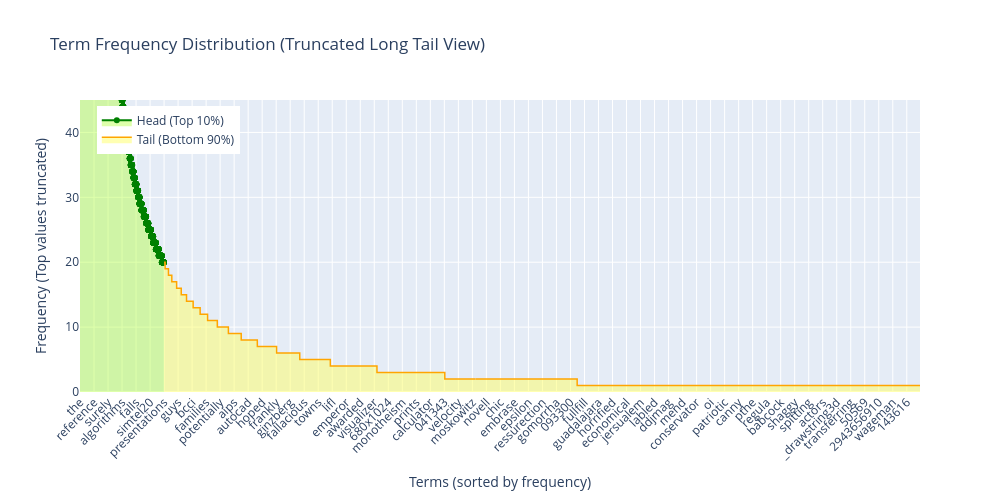

Notebook source saved alongside this figure:
### Markdown cell above
### >>> **Exercise 14 (take home):** 
Additionally, you can attempt to sort the terms on the `x-axis` by frequency instead of in alphabetical order. This way the visualization is more meaninfgul and you will be able to observe the so called [long tail](https://en.wikipedia.org/wiki/Long_tail) (get familiar with this term since it will appear a lot in data mining and other statistics courses). see picture below

![alt txt](https://upload.wikimedia.org/wikipedia/commons/thumb/8/8a/Long_tail.svg/1000px-Long_tail.svg.png)

### Code cell
# EX14: Term frequency distribution with truncated y-axis
import numpy as np
import pandas as pd
import plotly.graph_objects as go

# 排序
sorted_idx = np.argsort(term_frequencies)[::-1]
terms_sorted = count_vect.get_feature_names_out()[sorted_idx]
freqs_sorted = term_frequencies[sorted_idx]

# DataFrame
term_freq_df = pd.DataFrame({
    "term": terms_sorted,
    "frequency": freqs_sorted
}).sort_values(by="frequency", ascending=False).reset_index(drop=True)

# 定義 head/tail 分界
split_point = int(len(term_freq_df) * 0.1)

# 計算 y 軸顯示上限 (例如第 95 百分位數)
y_max = np.percentile(term_freq_df["frequency"], 95)

# 繪圖
fig = go.Figure()

fig.add_trace(go.Scatter(
    x=term_freq_df["term"][:split_point],
    y=term_freq_df["frequency"][:split_point],
    mode='lines+markers',
    fill='tozeroy',
    fillcolor='rgba(173, 255, 47, 0.4)',
    line=dict(color='green', width=2),
    name='Head (Top 10%)'
))

fig.add_trace(go.Scatter(
    x=term_freq_df["term"][split_point:],
    y=term_freq_df["frequency"][split_point:],
    mode='lines',
    fill='tozeroy',
    fillcolor='rgba(255, 255, 102, 0.5)',
    line=dict(color='orange', width=1.5),
    name='Tail (Bottom 90%)'
))

# 限制 y 軸高度
fig.update_layout(
    title="Term Frequency Distribution (Truncated Long Tail View)",
    xaxis_title="Terms (sorted by frequency)",
    yaxis_title="Frequency (Top values truncated)",
    xaxis_tickangle=-45,
    width=1000,
    height=500,
    yaxis_range=[0, y_max],  # ← 關鍵
    legend=dict(x=0.02, y=0.98)
)

fig.show()

### Figure 1 — Plotly figure (JSON) as saved in the notebook; plotly's stock layout.template omitted (floating-point values rounded to 4 significant figures; data arrays with more than 128 entries replaced by an {"elided": "..."} marker saying what was removed)
{"data": [{"fill": "tozeroy", "fillcolor": "rgba(173, 255, 47, 0.4)", "line": {"color": "green", "width": 2}, "mode": "lines+markers", "name": "Head (Top 10%)", "type": "scatter", "x": {"elided": "3578 str values"}, "y": {"elided": "3578 int values"}}, {"fill": "tozeroy", "fillcolor": "rgba(255, 255, 102, 0.5)", "line": {"color": "orange", "width": 1.5}, "mode": "lines", "name": "Tail (Bottom 90%)", "type": "scatter", "x": {"elided": "32210 str values"}, "y": {"elided": "32210 int values"}}], "layout": {"height": 500, "legend": {"x": 0.02, "y": 0.98}, "title": {"text": "Term Frequency Distribution (Truncated Long Tail View)"}, "width": 1000, "xaxis": {"tickangle": -45, "title": {"text": "Terms (sorted by frequency)"}}, "yaxis": {"range": [0, 45], "title": {"text": "Frequency (Top values truncated)"}}}}
